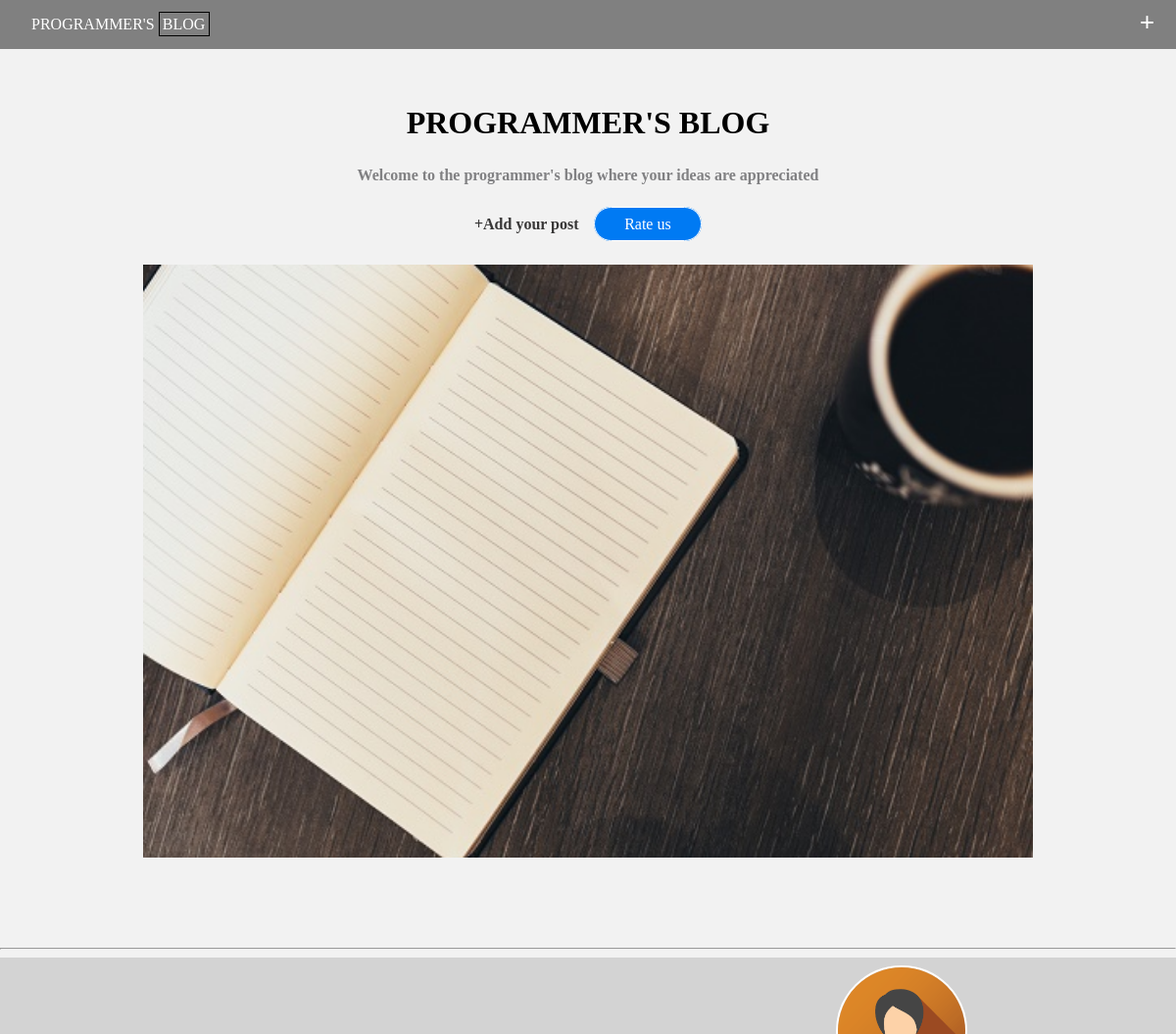
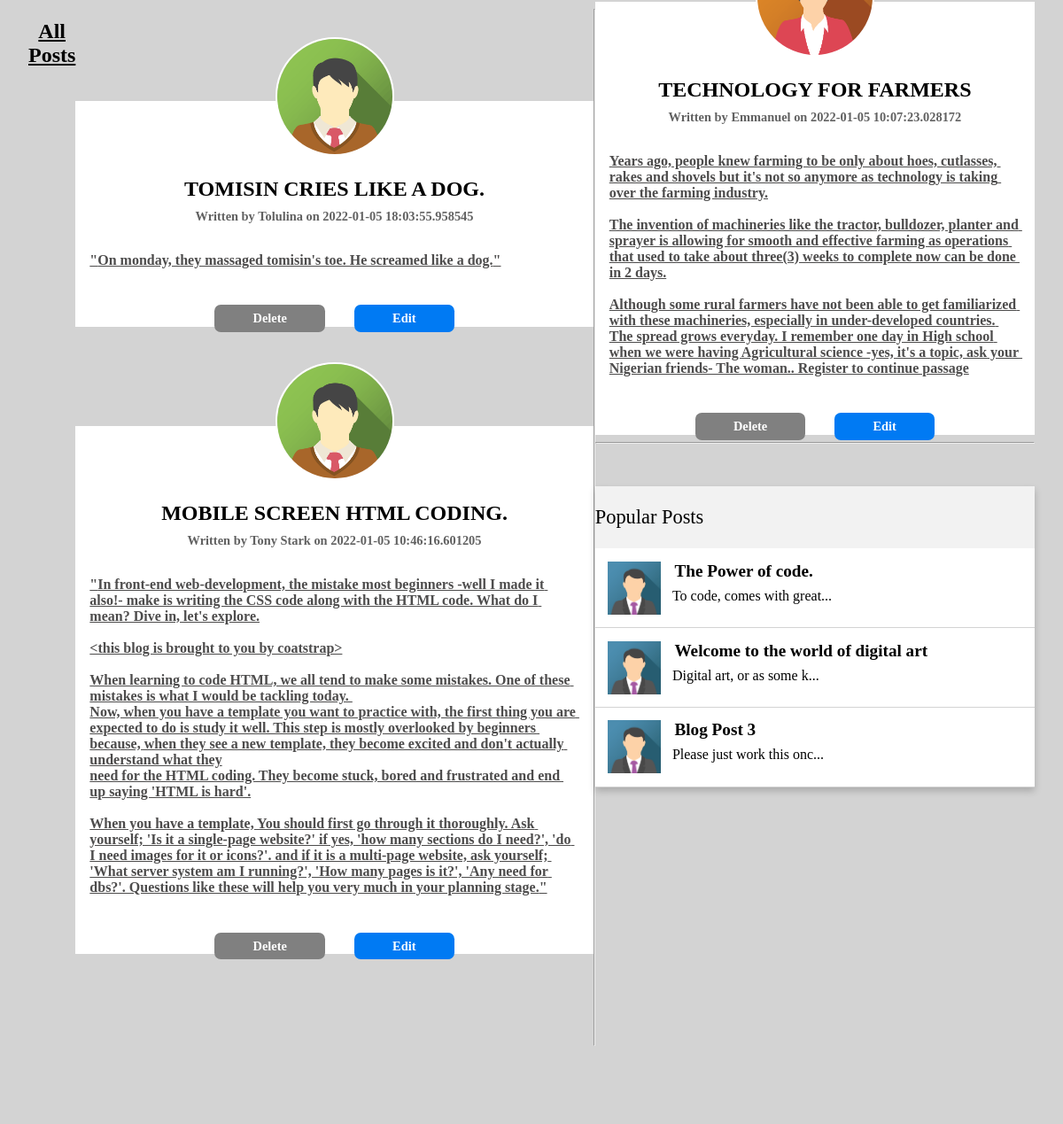
The page /posts on the database its author committed (2 pictures, top to bottom).
### market.py (models this page shows, shortened)
class blogPost(db.Model):
    id = db.Column(db.Integer, primary_key=True)
    title = db.Column(db.String(100), nullable=False)
    content = db.Column(db.Text, nullable=False)
    author = db.Column(db.String(20), nullable=False, default='N/A')
    date_posted = db.Column(db.DateTime, nullable=False, default=datetime.utcnow)

### market.py (the view)
@app.route('/posts', methods=['GET'])
def list_posts():
    post_list = blogPost.query.order_by(desc(blogPost.date_posted)).all()
    return render_template('posts.html', posts= post_list[:2], s_posts= post_list[3:], t_posts= post_list[2])

### templates/posts.html (shortened to what this page needs)
{% extends 'base.html' %}
{% block body %}
<div class="navbar">
    <div class="container">
        <p class="logo">PROGRAMMER'S <span>BLOG</span></p>
        <a href="/posts/addpost" class="add">+</a>
    </div>
</div>
<section class="head-section">
    <div class="container">
        <div class="left-col">
            <h1>PROGRAMMER'S BLOG</h1>
            <P>Welcome to the programmer's blog where your ideas are appreciated</P>
            <div class="side-by-side">
                <a href="/posts/addpost" class="add-new-post">+<span>Add your post</span></a>
                <a href="" class="rate-us">Rate us</a>
            </div>
        <div class="right-col">
            <img src="{{ url_for('static', filename= 'images/notebook.jpg') }}" alt="image of a notebook">
        </div>
        </div>
    </div>
</section>
<hr>
<section class="all-posts-section">
    <div class="container">
        <h1>All Posts</h1>
        <div class="first-half">
            {% for post in posts %}
            <div class="main-two">
                <img src="{{ url_for('static', filename= 'images/avatar2.png') }}" alt="avatar image">
                <h2>{{ post.title }}</h2>
                {% if post.author %}
                <p class="date-posted">Written by {{ post.author }} on {{ post.date_posted }}</p>
                {% else %}
                <p class="date-posted">Written by N/A on {{ post.date_posted }}</p>
                {% endif %}
                <p class="first-two-content" style="white-space: pre-wrap;">"{{ post.content }}"</p>
                <a href="/posts/delete/{{post.id}}" class="delete-btn-cta">Delete</a>
                <a href="/posts/edit/{{post.id}}" class="edit-btn-cta">Edit</a>
            </div>
            {% endfor %}
        </div>
        <hr>
        <div class="hold-them">
            <div class="second-half">
                <img src="{{ url_for('static', filename= 'images/avatar6.png') }}" alt="avatar image">
                <h2>{{ t_posts.title }}</h2>
                {% if t_posts.author %}
                <p class="date-posted">Written by {{ t_posts.author }} on {{ t_posts.date_posted }}</p>
                {% else %}
                <p class="date-posted">Written by N/A on {{ t_posts.date_posted }}</p>
                {% endif %}
                <p class="first-two-content" style="white-space: pre-wrap;">{{ t_posts.content }}</p>
                <a href="/posts/delete/{{t_posts.id}}" class="delete-btn-cta">Delete</a>
                <a href="/posts/edit/{{t_posts.id}}" class="edit-btn-cta">Edit</a>
            </div>
            <hr>
            <div class="third-half">
                <p class="popular-posts-title">Popular Posts</p>
                {% for post in s_posts %}
                <div class="each-ppost">
                    <img src="{{ url_for('static', filename= 'images/avatar3.png') }}" alt="avatar inage">
                    <div class="each-ppost-text">
                        <h2>{{ post.title }}</h2>
                        <p>{{ post.content[:25] }}...</p>
                    </div>
                </div>
                {% endfor %}
            </div>
        </div>
    </div>
</section>
{% endblock %}

### templates/base.html (shortened to what this page needs)
<!DOCTYPE html>
<html lang="en">
<head>
    <link rel="stylesheet" href="{{ url_for('static', filename= 'css/main.css') }}">
</head>
<body>
    {% block body %} {% endblock %}
</body>
</html>

### static/css/main.css (style rules this page uses)
:root { --primary-color: #007AF3; }
body { font-family: 'Century Gothic'; margin: 0; background: #F2F2F2; }
.navbar { background: gray; position: fixed; width: 100%; }
.navbar .container { display: -webkit-box; display: -ms-flexbox; display: flex; place-content: space-between; }
.navbar .container .logo { color: white; margin-left: 2em; }
.navbar .container .logo span { border: 1px solid black; padding: .2em; }
.navbar .container .add { color: white; font-size: 1.7em; font-weight: bold; margin-right: .8em; margin-top: .3em; }
section { padding: 5em 2em; }
a { text-decoration: none; }
.date-posted { font-size: .9em; margin-top: .6em; font-weight: bold; color: #616161; }
.delete-btn-cta { background: gray; color: white; padding: .5em 1em; font-size: .9em; font-weight: bold; border-radius: .5em; margin: 0 1em; }
.edit-btn-cta { background: var(--primary-color); color: white; padding: .5em 1em; font-size: .9em; font-weight: bold; border-radius: .5em; margin: 0 1em; }
.first-two-content { margin: 2em 1em 3em 1em; font-size: 1em; font-weight: bold; text-decoration: underline; color: #4d4c4c; text-align: left; }
section.head-section .container { text-align: center; }
section.head-section .container .left-col h1 { font-size: 2em; }
section.head-section .container .left-col p { color: #818183; font-weight: bold; }
section.head-section .container .left-col .side-by-side { margin: 2em 0; }
section.head-section .container .right-col img { width: 60%; }
section.head-section .container .left-col .side-by-side .rate-us { color: white; background: var(--primary-color); border: 1px solid white; padding: .5em 1.9em; border-radius: 5em; margin-left: .7em; }
section.head-section .container .left-col .side-by-side .add-new-post { font-weight: bold; color: #383737; }
section.head-section .container .right-col img { width: 80%; }
section.all-posts-section { background: lightgray; text-align: center; }
section.all-posts-section .container h1 { color: black; text-decoration: underline; }
section.all-posts-section .container .first-half .main-two { background: white; margin: 7em 0; }
section.all-posts-section .container .first-half .main-two img { width: 130px; border-radius: 5em; margin-top: -4.5em; border: 2px solid white; }
section.all-posts-section .container .first-half .main-two h2 { font-size: 1.5em; text-transform: uppercase; margin-bottom: 0; }
section.all-posts-section .container .hold-them .second-half { background: white; }
section.all-posts-section .container .hold-them .second-half img { width: 130px; border-radius: 5em; margin-top: -4.5em; border: 2px solid white; }
section.all-posts-section .container .hold-them .second-half h2 { font-size: 1.5em; text-transform: uppercase; margin-bottom: 0; }
section.all-posts-section .container .hold-them .third-half { display: block; text-align: left; margin-top: 3em; -webkit-box-shadow: 0 4px 8px 0 rgba(0, 0, 0, 0.2); box-shadow: 0 4px 8px 0 rgba(0, 0, 0, 0.2); }
section.all-posts-section .container .hold-them .third-half .popular-posts-title { font-size: 1.4em; width: 100%; background: #F2F2F2; padding: 1em 0; margin: 0; }
section.all-posts-section .container .hold-them .third-half .each-ppost { display: -webkit-box; display: -ms-flexbox; display: flex; padding: .9em; margin: 0; background: white; border-bottom: 1px solid lightgray; }
section.all-posts-section .container .hold-them .third-half .each-ppost img { width: 60px; height: 60px; }
section.all-posts-section .container .hold-them .third-half .each-ppost .each-ppost-text h2 { margin: 0; margin-left: .8em; font-size: 1.2em; }
section.all-posts-section .container .hold-them .third-half .each-ppost .each-ppost-text p { margin: .5em 0 0 .8em; }
@media only screen and (min-width: 607px) { .delete-btn-cta { padding: .5em 3em; } }
@media only screen and (min-width: 607px) { .edit-btn-cta { padding: .5em 3em; } }
@media only screen and (min-width: 990px) { section.all-posts-section .container { display: -webkit-box; display: -ms-flexbox; display: flex; } }

### rows shown on the page
blogPost: title "TOMISIN CRIES LIKE A DOG.", author "Tolulina", date_posted "2022-01-05 18:03:55.958545", content "On monday, they massaged tomisin's toe. He screamed like a dog."
blogPost: title "MOBILE SCREEN HTML CODING.", author "Tony Stark", date_posted "2022-01-05 10:46:16.601205", content "In front-end web-development, the mistake most beginners -well I made it also!- make is writing the CSS code along with the HTML code. What do I mean? Dive in, let's explore. <this blog is brought to you by coatstrap> When learning to code HTML, we all tend to make some mistakes. One of these mistakes is what I would be tackling today. Now, when you have a template you want to practice with, the first thing you are expected to do is study it well. This step is mostly overlooked by beginners because, when they see a new template, they become excited and don't actually understand what they need for the HTML coding. They become stuck, bored and frustrated and end up saying 'HTML is hard'. When…"
blogPost: title "TECHNOLOGY FOR FARMERS", author "Emmanuel", date_posted "2022-01-05 10:07:23.028172", content "Years ago, people knew farming to be only about hoes, cutlasses, rakes and shovels but it's not so anymore as technology is taking over the farming industry. The invention of machineries like the tractor, bulldozer, planter and sprayer is allowing for smooth and effective farming as operations that used to take about three(3) weeks to complete now can be done in 2 days. Although some rural farmers have not been able to get familiarized with these machineries, especially in under-developed countries. The spread grows everyday. I remember one day in High school when we were having Agricultural science -yes, it's a topic, ask your Nigerian friends- The woman.. Register to continue passage"
blogPost: title "The Power of code.", content "To code, comes with great"
blogPost: title "Welcome to the world of digital art", content "Digital art, or as some k"
blogPost: title "Blog Post 3", content "Please just work this onc"
